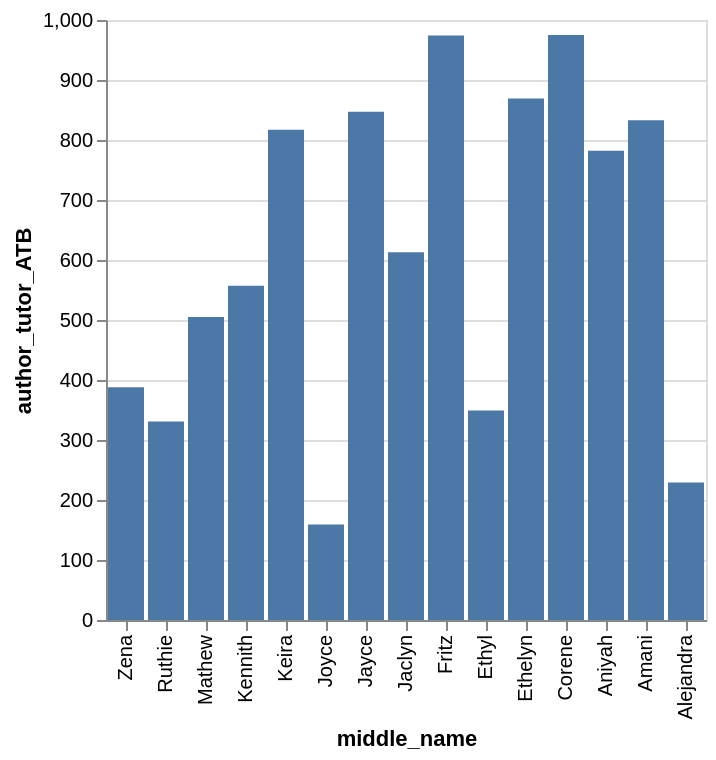

Write the Vega-Lite specification saved for this chart.
### Vega-Lite specification from a JSON file in a GitHub repository (floating-point values rounded to 4 significant figures)
{"data": {"values": [{"x_data": "Keira", "y_data": 817}, {"x_data": "Ruthie", "y_data": 331}, {"x_data": "Alejandra", "y_data": 229}, {"x_data": "Ethyl", "y_data": 349}, {"x_data": "Joyce", "y_data": 159}, {"x_data": "Amani", "y_data": 833}, {"x_data": "Mathew", "y_data": 505}, {"x_data": "Aniyah", "y_data": 782}, {"x_data": "Kennith", "y_data": 557}, {"x_data": "Ethelyn", "y_data": 869}, {"x_data": "Jaclyn", "y_data": 613}, {"x_data": "Corene", "y_data": 975}, {"x_data": "Fritz", "y_data": 974}, {"x_data": "Jayce", "y_data": 847}, {"x_data": "Zena", "y_data": 388}]}, "mark": "bar", "encoding": {"x": {"field": "x_data", "type": "nominal", "title": "middle_name", "sort": "descending"}, "y": {"field": "y_data", "type": "quantitative", "title": "author_tutor_ATB"}}}
